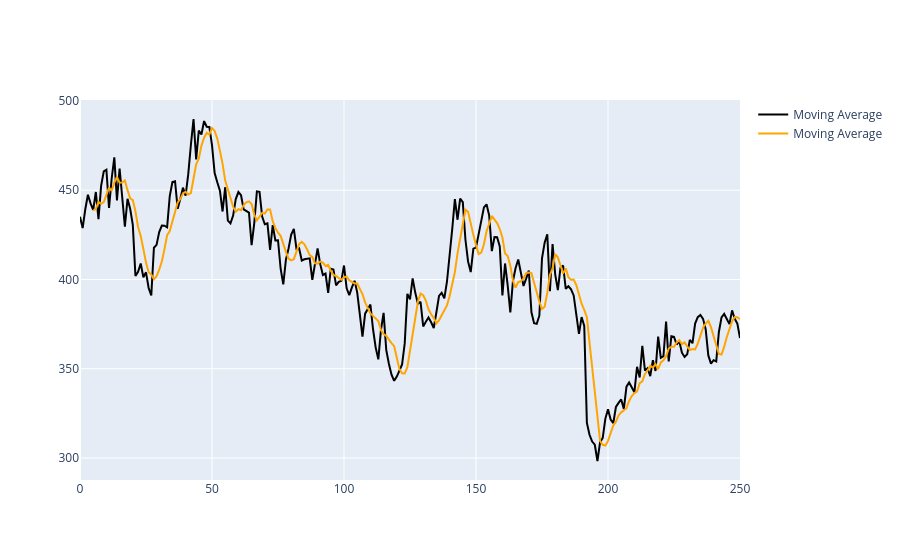

Notebook code cell kept with this figure:
### Code cell
import plotly.graph_objects as go

fig = go.Figure()

fig.add_trace(
    go.Scatter(
        x=df.index,
        y=df["Close/Last"],
        mode="lines",
        name="TSLA Price",
        line=dict(color="black")

    )
)

fig.add_trace(
    go.Scatter(
        x=df.index,
        y=df["Moving_avg"],
        mode="lines",
        name="Moving Average",
        line=dict(color="orange")

    )
)

### Figure 1 — Plotly figure (JSON) as saved in the notebook; plotly's stock layout.template omitted (floating-point values rounded to 4 significant figures; data arrays with more than 128 entries replaced by an {"elided": "..."} marker saying what was removed)
{"data": [{"line": {"color": "black"}, "mode": "lines", "name": "Moving Average", "type": "scatter", "x": {"elided": "251 int values"}, "y": {"elided": "251 float values"}}, {"line": {"color": "orange"}, "mode": "lines", "name": "Moving Average", "type": "scatter", "x": {"elided": "251 int values"}, "y": {"elided": "251 float values"}}], "layout": {}}
